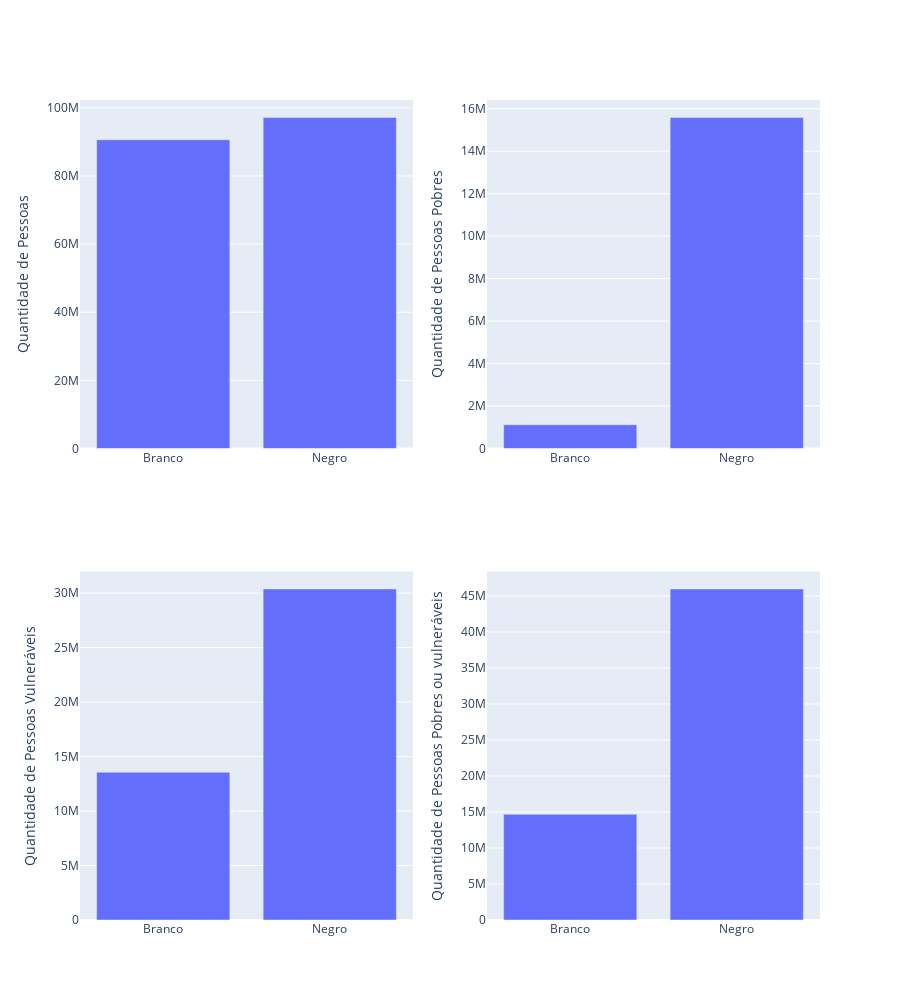

Here is the notebook cell this chart was saved with:
### Markdown cell above
A análise estatística revela que, apesar dos homens serem mais afetados por pobreza e vulnerabilidade, há uma distribuição semelhante entre os gêneros. Isso sugere que a pobreza e a vulnerabilidade não discriminam com base no gênero, afetando homens e mulheres de maneira quase igual.

    Agora vamos estudar mais sobre a raca...

### Code cell
dfRaca = dftemp.copy()
mapeamento = {
     'Homem Branco' :"Branco",
     'Mulher Branca' :"Branco",
     'Homem Negro' :"Negro",
     'Mulher Negra' :"Negro"
}

dfRaca['sxraca'] = dfRaca['sxraca'].replace(mapeamento)


dfRaca = dfRaca.groupby('sxraca').sum().reset_index()

fig = sp.make_subplots(rows=2, cols=2)

fig1 = px.bar(dfRaca, x='sxraca', y='qtd_pessoas')
fig.add_trace(fig1['data'][0], row=1, col=1)

fig2 = px.bar(dfRaca, x='sxraca', y='qtd_pes_pobres')
fig.add_trace(fig2['data'][0], row=1, col=2)

fig3 = px.bar(dfRaca, x='sxraca', y='qtd_pes_vulneraveis')
fig.add_trace(fig3['data'][0], row=2, col=1)

fig4 = px.bar(dfRaca, x='sxraca', y='qtd_pes_pob_vul')
fig.add_trace(fig4['data'][0], row=2, col=2)

fig.update_yaxes(title_text='Quantidade de Pessoas', row=1, col=1)
fig.update_yaxes(title_text='Quantidade de Pessoas Pobres', row=1, col=2)
fig.update_yaxes(title_text='Quantidade de Pessoas Vulneráveis', row=2, col=1)
fig.update_yaxes(title_text='Quantidade de Pessoas Pobres ou vulneráveis', row=2, col=2)

fig.update_layout(height=1000)
fig.show()

### Figure 1 — Plotly figure (JSON) as saved in the notebook; plotly's stock layout.template omitted (floating-point values rounded to 4 significant figures)
{"data": [{"alignmentgroup": "True", "hovertemplate": "sxraca=%{x}<br>qtd_pessoas=%{y}<extra></extra>", "legendgroup": "", "marker": {"color": "#636efa", "pattern": {"shape": ""}}, "name": "", "offsetgroup": "", "orientation": "v", "showlegend": false, "textposition": "auto", "type": "bar", "x": ["Branco", "Negro"], "xaxis": "x", "y": [90621281, 97171612], "yaxis": "y"}, {"alignmentgroup": "True", "hovertemplate": "sxraca=%{x}<br>qtd_pes_pobres=%{y}<extra></extra>", "legendgroup": "", "marker": {"color": "#636efa", "pattern": {"shape": ""}}, "name": "", "offsetgroup": "", "orientation": "v", "showlegend": false, "textposition": "auto", "type": "bar", "x": ["Branco", "Negro"], "xaxis": "x2", "y": [1119978, 15590840], "yaxis": "y2"}, {"alignmentgroup": "True", "hovertemplate": "sxraca=%{x}<br>qtd_pes_vulneraveis=%{y}<extra></extra>", "legendgroup": "", "marker": {"color": "#636efa", "pattern": {"shape": ""}}, "name": "", "offsetgroup": "", "orientation": "v", "showlegend": false, "textposition": "auto", "type": "bar", "x": ["Branco", "Negro"], "xaxis": "x3", "y": [13556546, 30383426], "yaxis": "y3"}, {"alignmentgroup": "True", "hovertemplate": "sxraca=%{x}<br>qtd_pes_pob_vul=%{y}<extra></extra>", "legendgroup": "", "marker": {"color": "#636efa", "pattern": {"shape": ""}}, "name": "", "offsetgroup": "", "orientation": "v", "showlegend": false, "textposition": "auto", "type": "bar", "x": ["Branco", "Negro"], "xaxis": "x4", "y": [14676524, 45974266], "yaxis": "y4"}], "layout": {"height": 1000, "xaxis": {"anchor": "y", "domain": [0, 0.45]}, "xaxis2": {"anchor": "y2", "domain": [0.55, 1]}, "xaxis3": {"anchor": "y3", "domain": [0, 0.45]}, "xaxis4": {"anchor": "y4", "domain": [0.55, 1]}, "yaxis": {"anchor": "x", "domain": [0.575, 1], "title": {"text": "Quantidade de Pessoas"}}, "yaxis2": {"anchor": "x2", "domain": [0.575, 1], "title": {"text": "Quantidade de Pessoas Pobres"}}, "yaxis3": {"anchor": "x3", "domain": [0, 0.425], "title": {"text": "Quantidade de Pessoas Vulneráveis"}}, "yaxis4": {"anchor": "x4", "domain": [0, 0.425], "title": {"text": "Quantidade de Pessoas Pobres ou vulneráveis"}}}}
